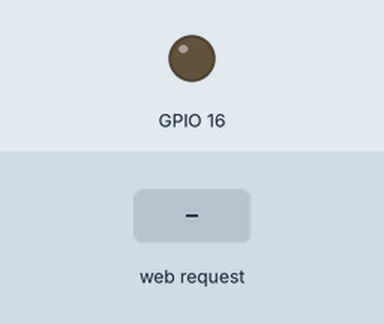
Recording of a sketch running on a simulated ESP8266 (NodeMCU). On the bench: output pins drawn as LEDs (lit = HIGH). Dashed ring = blinking. The test bench sets the inputs (shaded band). WiFi joins after 1.5 s; servers stay silent unless stated; what the sketch prints to the serial monitor is not drawn.

Above: at 2.7 s.
2.8 s: HTTP request GET /2 received
At 3.2 s:
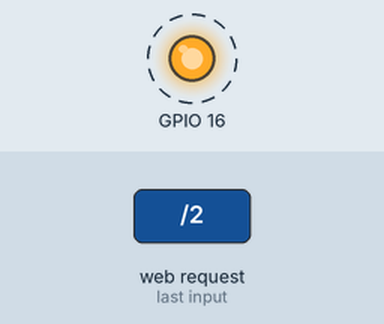
5.8 s: HTTP request GET /3 received
At 7.7 s:
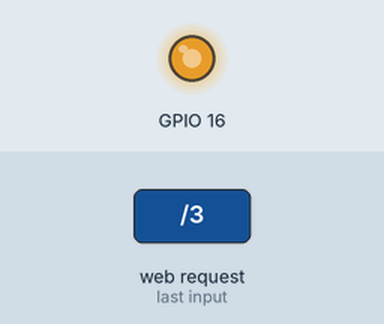
Timing chart, 0 to 9.2 s (numbered marks = the images above; inputs shaded):
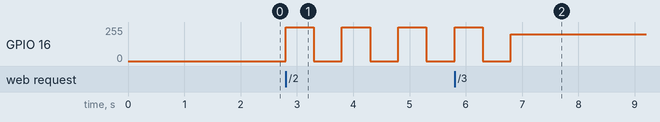

Measured:
- after the input at 2.8 s, GPIO 16: alternates 255/255 for 0.50 s and 0/255 for 0.50 s, starting at once

The sketch:

webServerHTML.ino
```cpp
#include <ESP8266WiFi.h>
#include <ESP8266WebServer.h>

const char* ssid = "BTCL ADSL";
const char* password = "UHUBFJ2DNG";

ESP8266WebServer server(80);

void handleRoot()
{
	char temp[400];

	snprintf(temp, 400,
		"<html>\
  <head>\
  </head>\
    <body>\
    <h1>How to html page really good</h1>\
    <a href =\"/0\">Turn OFF</a>\
    <a href =\"/1\">Turn ON</a>\
    <a href =\"/1\"> <button> Turn ON</button> </a>\
    <a href =\"/0\"> <button> Turn OFF</button> </a>\
  </body>\
</html>");
	server.send(200, "text/html", temp);
//	server.send(200, "text/plain", "I'm an awasome webServer!!!");

}


void ledOn() {
	server.send(200, "text/plain", "turn on the LED!!!");
	pinMode(16, OUTPUT);
	digitalWrite(16, HIGH);
}

void ledOff() {
	server.send(200, "text/plain", "Turn off the LED");
	pinMode(16, OUTPUT);
	digitalWrite(16, LOW);
}

void Flash() {

	server.send(200, "text/plain", "LED flashing");

	pinMode(16, OUTPUT);
	digitalWrite(16, HIGH);
	delay(500);
	digitalWrite(16, LOW);
	delay(500);
	digitalWrite(16, HIGH);
	delay(500);
	digitalWrite(16, LOW);
	delay(500);
	digitalWrite(16, HIGH);
	delay(500);
	digitalWrite(16, LOW);
	delay(500);
	digitalWrite(16, HIGH);
	delay(500);
	digitalWrite(16, LOW);
	delay(500);
}

void LEDdim()
{
	pinMode(16, OUTPUT);
	analogWrite(16, 200);
}
void setup(void) {

	Serial.begin(115200);
	Serial.print("Connecting to network");
	WiFi.mode(WIFI_STA);
	WiFi.begin(ssid, password);   // Connect to WiFi network

	while (WiFi.status() != WL_CONNECTED) {    // Wait for connection
		delay(500);
		Serial.print(".");
	}

	Serial.print("Connected to ");
	Serial.println(ssid);
	Serial.print("IP address: ");
	Serial.println(WiFi.localIP());

	server.on("/", handleRoot);
	server.on("/0", ledOff);
	server.on("/1", ledOn);
	server.on("/2", Flash);
	server.on("/3", LEDdim);

	server.begin();
	Serial.println("HTTP server started");
}

void loop(void)
{
	server.handleClient();
}
```
